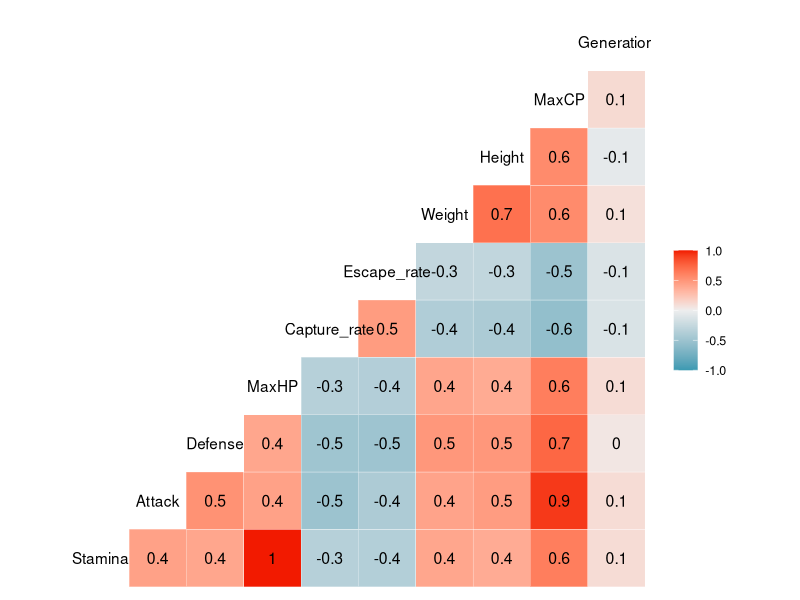
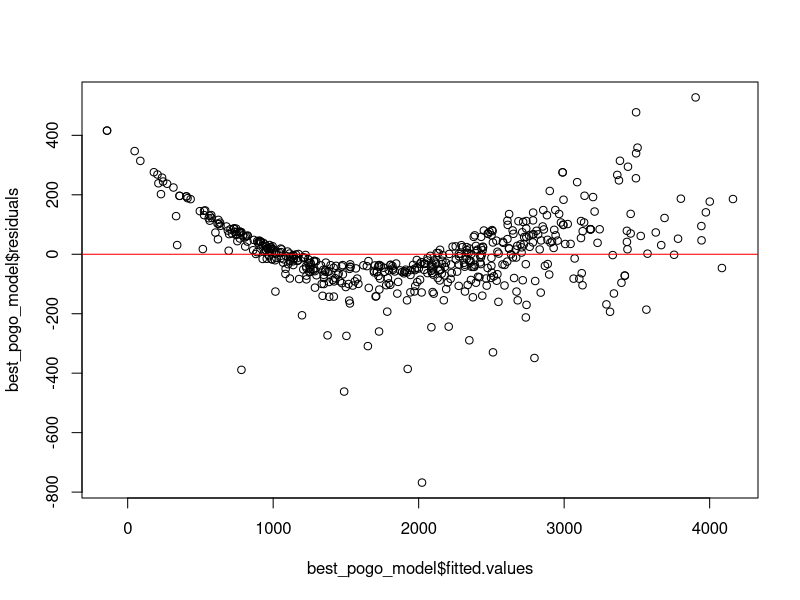

Recreate these plots in R, in order.
## ---- chunk 1
knitr::opts_chunk$set(echo = TRUE)
## ---- chunk 2
library(tidyverse)
library(lubridate)
library(GGally)
## ---- chunk 3
pogo_og <- read.csv("pokmon-go-dataset-15-generations/pogo original uncut data source.csv")

pogo_og <- pogo_og %>% 
  select(-c("Pokedex", "Name"))

intrain <- sample(nrow(pogo_og), nrow(pogo_og)*0.8)
pogo <- pogo_og[intrain, ]
pogo_test <- pogo_og[-intrain, ]
## ---- chunk 4
ggcorr(data = pogo, label = T)
## ---- chunk 5
model_pogo_all <- lm(formula = MaxCP~., data = pogo)
model_pogo_all
## ---- chunk 6
summary(model_pogo_all)
## ---- chunk 7
model_pogo_none <- lm(formula = MaxCP~1, data = pogo)


step(object = model_pogo_none, scope = list(lower = model_pogo_none, upper = model_pogo_all ) ,direction = "forward", trace = 0)
step(object = model_pogo_all, direction = "backward", trace = 0)
step(object = model_pogo_all, scope = list(lower = model_pogo_none, upper = model_pogo_all ) ,direction = "both", trace = 0)
## ---- chunk 8
model_pogo_forward <- lm(formula = MaxCP ~ Attack + Defense + MaxHP + Legendary + Weight + 
    Height, data = pogo)

model_pogo_backward <- lm(formula = MaxCP ~ Stamina + Attack + Defense + Weight + Height + 
    Legendary, data = pogo)

model_pogo_both <- lm(formula = MaxCP ~ Stamina + Attack + Defense + Weight + Height + 
    Legendary, data = pogo)

## ---- chunk 9
summary(model_pogo_forward)$adj.r.squared
summary(model_pogo_backward)$adj.r.squared
summary(model_pogo_both)$adj.r.squared
## ---- chunk 10
best_pogo_model <- lm(formula = MaxCP ~ Stamina + Attack + Defense + Weight + Height + 
    Legendary, data = pogo)

summary(best_pogo_model)
## ---- chunk 11
shapiro.test(x = best_pogo_model$residuals)
## ---- chunk 12
library(lmtest)
bptest(best_pogo_model)
## ---- chunk 13
plot( best_pogo_model$fitted.values, best_pogo_model$residuals)
abline(h = 0, col = "red")
## ---- chunk 14
library(car)
vif(best_pogo_model)
## ---- chunk 15
predict_cp <- predict(object = best_pogo_model, newdata = pogo_test, interval = "confidence", level = 0.95)
## ---- chunk 16
library(MLmetrics)
MSE(y_pred = predict_cp ,y_true = pogo_test$MaxCP)
RMSE(y_pred = predict_cp,y_true = pogo_test$MaxCP)
